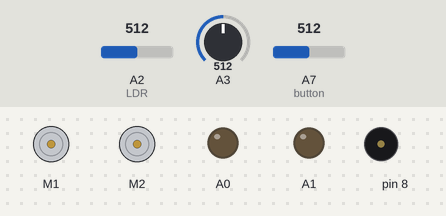
A sketch run on a simulated Arduino Nano, built with avr-gcc and run on an emulated ATmega328P. Parts: 2 × DC motor (green arrow = forward, orange = backward, longer = faster), output pins drawn as LEDs (lit = HIGH), buzzer (waves = sounding). Dashed ring = blinking. The inputs (shaded band) are chosen by the test bench; at power-on: A7 (button) = 512, A2 (LDR) = 512, A3 = 512. Random numbers use the default seed unless the sketch sets one.

Above: at 1.2 s.
1.3 s: A7 (button) set to 109
3.0 s: A7 (button) set to 92
At 3.62 s:
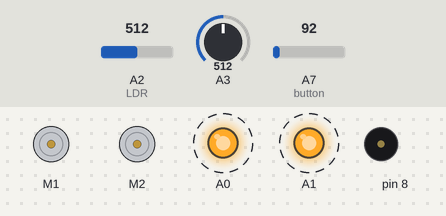
At 5.9 s:
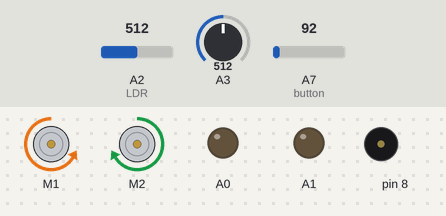
6.0 s: A7 (button) set to 110
At 8.45 s:
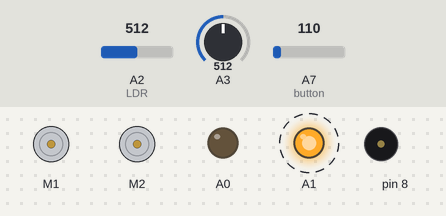
9.0 s: A7 (button) set to 70
12.0 s: A2 (LDR) set to 942
15.0 s: A2 (LDR) set to 969
At 18.3 s:
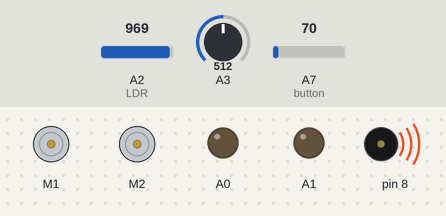
Timing chart, 0 to 19.0 s (numbered marks = the images above; inputs shaded):
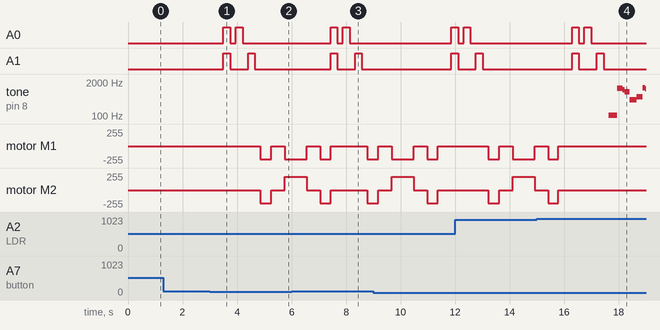

The sketch:

Main_Code.ino
```cpp
#include "MeMCore.h"

#define IR 3 //IR input pin at A3
#define LDR 2 //LDR sensor pin at A0
#define RGBWait 200 //in milliseconds
#define LDRWait 10 //in milliseconds
#define LED 13 //LED Indicator on mBot arduino

MeLineFollower lineFinder(PORT_1); // linefollower sensor connected to port 1
MeUltrasonicSensor ultraSensor(PORT_2); // ultrasonic sensor connected to port 2
MeDCMotor leftMotor(M1); // left motor connected to M1
MeDCMotor rightMotor(M2); // right motor connected to M1

int status = 0; // global status; 0 = do nothing, 1 = mBot runs
int sensorState; //input for the line sensor
int ultrasonic_distance; //distance measured from ultrasonic sensor

//instructions for motor
int LEFT = 0; //adjust left when going straight
int RIGHT = 1; //adjust right when going straight
int TURN_L = 2; //90 degree left turn
int TURN_R = 3; //90 degree right turn
int TURN_180_L = 4; //180 anti clockwise turn
int TURN_180_R = 5; //180 clockwise turn

uint8_t Speed = 200; // motor speed
uint8_t slower_speed = 160; // speed of motor that is further away from wall
uint8_t faster_speed = 210; //speed of motor that is closer to the wall

int left_delay = 398; //time taken to make left turn
int right_delay = 380; //time taken to make right turn
int delay_180 = 719; //180 turn delay

int ir_value; //input reading from IR detector
int ir_count = 0;
int ir_base; //stores the base IR reading when detector is off
float ir_dist; //the distance reading from IR

//floats to hold colour arrays
float colourArray[] = {0,0,0};
float whiteArray[] = {970,938,860}; //record down after cali :done
float blackArray[] = {843,762,619}; //record down after cali :done
float greyDiff[] = {127,176,241};

MeBuzzer buzzer;
char i;
int note, duration;

void record_baseline_voltage() {
  if (ir_count == 0) {
    LED_status(1); //turn on one led to turn off IR detector
    ir_base = analogRead(A3); //measure base line voltage
  }
  else if (ir_count == 9) {
    ir_count = 0; //reset count on 10th iteration
  }
  else {
    ir_count++;
  }
}

void LED_status(int i) {
  if (i == 0) {
    //turn off
    analogWrite(A0, 0);
    analogWrite(A1, 0);
  }
  else if (i == 1) {
    //turn on RED
    analogWrite(A0, 255);
    analogWrite(A1, 255);
  }
  else if (i == 2) {
    //turn on GREEN
    analogWrite(A0, 255);
    analogWrite(A1, 0);
  }
  else {
    //turn on BLUE
    analogWrite(A0, 0);
    analogWrite(A1, 255);
  }
}

void colour_checker() {
  if (colourArray[0] >= 235 && colourArray[1] >= 235 && colourArray[2] >= 235) {
    motor_stop(); //white detected
    play_tune();
  }
  else if (colourArray[0] > colourArray[1] && colourArray[0] > colourArray[2]) { //red orange purple will have the highest 'r' value
    if (colourArray[0] < 210) { //only purple Red will be below 210
      motor_status(6); // purple detected, two successive left turns
    }
    else if (colourArray[1] > 107) { //orange
      if (ultrasonic_distance > 12) { //if closer to left wall, turn clockwise
        motor_status(TURN_180_R);
      }
      else {
        motor_status(TURN_180_L); //turn 180 anti clockwise
      }
    }
    else {
      motor_status(TURN_L); //red, turn left
    }
  }
  else if (colourArray[1] > colourArray[0] && colourArray[1] > colourArray[2]) { // only green has the highest green value
    motor_status(TURN_R); // green detected, turn right
  }
  else if (colourArray[2] > colourArray[0] && colourArray[2] > colourArray[1]) { //only blue has the highest blue value
    motor_status(7); //two successive right turns
  }
  else {
     get_colour(); //read LDR again if colour unsure
  }
}


void get_colour() {
  for (int i = 0; i < 3; i++) {
    LED_status(i+1); //turn on led one by one
    delay(RGBWait);

    colourArray[i] = getAvgReading(5); //read LDR

    colourArray[i] = (colourArray[i] - blackArray[i]) / (greyDiff[i]) * 255;
    LED_status(0); //turn OFF led
    delay(RGBWait);
  }
}

int getAvgReading(int times) {
  int reading;
  int total = 0;

  //take the reading as many times as requested and add them up
  for (int i = 0; i < times; i++) {
    reading = analogRead(LDR);
    total = reading + total;
    delay(LDRWait);
  }
  //calculate the average and return it
  return total / times;
}

//stop
void motor_stop() {
  leftMotor.stop();
  rightMotor.stop();
}

//move forward
void motor_forward() {
  leftMotor.run(-Speed);
  rightMotor.run(Speed);
}

void motor_status(int i) {
  //adjust left
  if (i == 0) {
    leftMotor.run(-slower_speed);
    rightMotor.run(faster_speed);
  }
  //adjust right
  else if (i == 1) {
    leftMotor.run(-faster_speed);
    rightMotor.run(slower_speed);
  }
  //turn left
  else if(i == 2) {
    leftMotor.run(Speed);
    rightMotor.run(Speed);
    delay(left_delay);
    motor_stop();
  }
  //turn right
  else if(i == 3) {
    leftMotor.run(-Speed);
    rightMotor.run(-Speed);
    delay(right_delay);
    motor_stop();
  }
  //turn 180 left
  else if (i == 4) {
    leftMotor.run(Speed);
    rightMotor.run(Speed);
    delay(delay_180);
    motor_stop();
  }
  //turn 180 right
  else if (i == 5) {
    leftMotor.run(-Speed);
    rightMotor.run(-Speed);
    delay(delay_180);
    motor_stop();
  }
  //two left turns (purple)
  else if (i == 6) {
    //turn left
    leftMotor.run(Speed);
    rightMotor.run(Speed);
    delay(393);
    motor_stop();
    delay(500);
    //move forward
    leftMotor.run(-Speed);
    rightMotor.run(Speed);
    delay(841);
    motor_stop();
    delay(500);
    //turn left
    leftMotor.run(Speed);
    rightMotor.run(Speed);
    delay(373);
    motor_stop();
  }
  //two right turns
  else {
    //turn right
    leftMotor.run(-Speed);
    rightMotor.run(-Speed);
    delay(397);
    motor_stop();
    delay(500);
    //move forward
    leftMotor.run(-Speed);
    rightMotor.run(Speed);
    delay(802);
    motor_stop();
    delay(500);
    //turn right
    leftMotor.run(-Speed);
    rightMotor.run(-Speed);
    delay(378);
    motor_stop();
  }
}

// plays the tune required when detecting white after stopping in front of black paper
void play_tune() {
  for (i = 0; i < 10; i ++) {
    note = random(100, 1500); // Freq range of numbers
    duration = random(50, 300); // Duration for each notes
    buzzer.tone(note, duration);
  }
  motor_stop();
  status = 0;
  delay(200);
}

void setBalance() {
  //set white balance
  Serial.println("Put White Sample For Calibration...");
  delay(5000);           //delay for five seconds for getting sample ready
  digitalWrite(LED, LOW); //Check Indicator OFF during Calibration

  //scan the white sample
  //go through one colour at a time, set the maximum reading for each colour -- red, green and blue to the white array
  for(int i = 0;i <= 2;i++) {
     LED_status(i+1); //turn on each led
     delay(RGBWait);
     whiteArray[i] = getAvgReading(5); //scan 5 times and return the average,
     LED_status(0); //turn off led
     delay(RGBWait);
   }
   //done scanning white, time for the black sample.

   //set black balance
   Serial.println("Put Black Sample For Calibration ...");
   delay(5000);     //delay for five seconds for getting sample ready

   //scan the black sample
   //go through one colour at a time, set the minimum reading for red, green and blue to the black array
   for(int i = 0;i<=2;i++) {
      LED_status(i+1); //turn on each led
      delay(RGBWait);
      blackArray[i] = getAvgReading(5);
      LED_status(0); //turn off led
      delay(RGBWait);

      //the differnce between the maximum and the minimum gives the range
      greyDiff[i] = whiteArray[i] - blackArray[i];
   }

   //delay another 5 seconds for getting ready colour objects
   Serial.println("Colour Sensor Is Ready.");
   print_calibration(); // print to the serial monitor the set of white, black and grey for each led
}

//print the maximum, least possible value and range of value for each led to the serial monitor
void print_calibration() {
  for (int i = 0; i < 3; i += 1) {
     Serial.print("whiteArray: ");
     Serial.print(whiteArray[i]);
     Serial.print(" blackArray: ");
     Serial.print(blackArray[i]);
     Serial.print(" greyDiff: ");
     Serial.println(greyDiff[i]);
  }
}

void setup() {
  Serial.begin(9600);
  LED_status(0);
  motor_stop();
  //set_balance(); //only used when we want to calibrate to get white, black and grey array values
}

void loop() {
  if (analogRead(A7) < 100) { //when button is pushed, input is very low
    status = 1; //status 1 allows bot to run
    delay(500); //prevent from reading A7 again
  }

  if (status == 1) {
    sensorState = lineFinder.readSensors(); // read the line sensor's state
    record_baseline_voltage(); //baseline value of IR

    if (sensorState == S1_IN_S2_IN) { // situation 1
      motor_stop(); //stop bot
      get_colour(); //read colour
      colour_checker(); //execute action based on colour
    }
    else {
      LED_status(0); //turn off LED, IR detector is turned on
      ir_value = analogRead(A3);
      ultrasonic_distance = ultraSensor.distanceCm();
      ir_dist = ir_base - ir_value; //calculate ir distance

      motor_forward();

      if (ultrasonic_distance > 25) { //when no wall on ultrasonic side, activate IR
        if (ir_dist > 80) { //ir detects that left side of the wall is too close
          motor_status(RIGHT); //adjust right
        }
        else if (ir_dist > 63  && ir_dist < 80) { //ir detects that right side of the wall is too close
          motor_status(LEFT); //adjust left
        }
        else {
          motor_forward(); //if both side detects no wall, move forward
        }
      }
      //if too close to right side, move left
      else if (ultrasonic_distance < 10) {
          motor_status(LEFT);
      }
      else {
        motor_status(RIGHT); //adjust right
      }
    }
  }
}
```

Measured:
- the behaviour switches between 100 and 99 on A7 (button) (found by bisection; images 0 and 1)
- the behaviour switches between 960 and 961 on A2 (LDR) (found by bisection; images 3 and 4)
- after the input at 1.3 s, every drawn part: stays the same
- after the input at 3.0 s, A0: alternates HIGH for 0.25 s and LOW for 0.20 s, 4 changes in all, then stays LOW, starting after 0.50 s; A1: alternates HIGH for 0.25 s and LOW for 0.65 s, 4 changes in all, then stays LOW, starting after 0.50 s
- after the input at 15.0 s, tone on pin 8: plays 107 Hz for 0.30 s, 1173 Hz for 0.21 s, 1030 Hz for 0.07 s, 844 Hz for 0.18 s, 423 Hz for 0.26 s, 540 Hz for 0.22 s … (8 notes in this stretch), starting after 2.6 s
